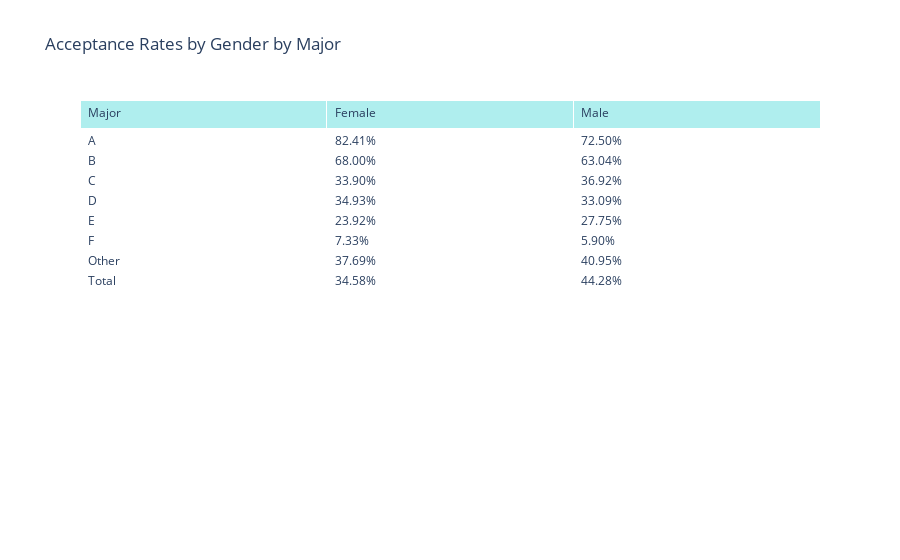

The notebook cell saved with this chart:
### Code cell
# Group by Major, Gender, and Admission to calculate acceptance and rejection rates
grouped = df.groupby(['Major', 'Gender', 'Admission']).size().unstack(fill_value=0)

# Calculate total applicants per group
grouped['Total'] = grouped.sum(axis=1)

# Calculate acceptance percentages
grouped['Accepted %'] = (grouped.get('Accepted', 0) / grouped['Total']) * 100

# Unstack the Gender level for comparison
acceptance_rates = grouped['Accepted %'].unstack()

# Calculate the totals for men and women
total_applicants = df.groupby('Gender').size()
total_accepted = df[df['Admission'] == 'Accepted'].groupby('Gender').size()

# Calculate total percentages of accepted by gender
total_percentages = pd.DataFrame({
    'Total Applicants %': (total_applicants / total_applicants.sum()) * 100,
    'Accepted %': (total_accepted / total_applicants) * 100
}).fillna(0)

# Replace 'Other' with total percentages in the acceptance rates DataFrame
acceptance_rates.loc['Total'] = total_percentages['Accepted %']

# Prepare data for Plotly table
acceptance_data = []
for major in acceptance_rates.index:
    row = [major]
    for gender in acceptance_rates.columns:
        row.append(f"{acceptance_rates.at[major, gender]:.2f}%")
    acceptance_data.append(row)

# Create the table
fig = go.Figure(data=[go.Table(
    header=dict(values=["Major", "Female", "Male"],
                fill_color='paleturquoise',
                align='left'),
    cells=dict(values=list(zip(*acceptance_data)),
               fill_color='white',
               align='left'))
])

fig.update_layout(title="Acceptance Rates by Gender by Major")
fig.show()

### Figure 1 — Plotly figure (JSON) as saved in the notebook; plotly's stock layout.template omitted (floating-point values rounded to 4 significant figures)
{"data": [{"cells": {"align": "left", "fill": {"color": "white"}, "values": [["A", "B", "C", "D", "E", "F", "Other", "Total"], ["82.41%", "68.00%", "33.90%", "34.93%", "23.92%", "7.33%", "37.69%", "34.58%"], ["72.50%", "63.04%", "36.92%", "33.09%", "27.75%", "5.90%", "40.95%", "44.28%"]]}, "header": {"align": "left", "fill": {"color": "paleturquoise"}, "values": ["Major", "Female", "Male"]}, "type": "table"}], "layout": {"title": {"text": "Acceptance Rates by Gender by Major"}}}
